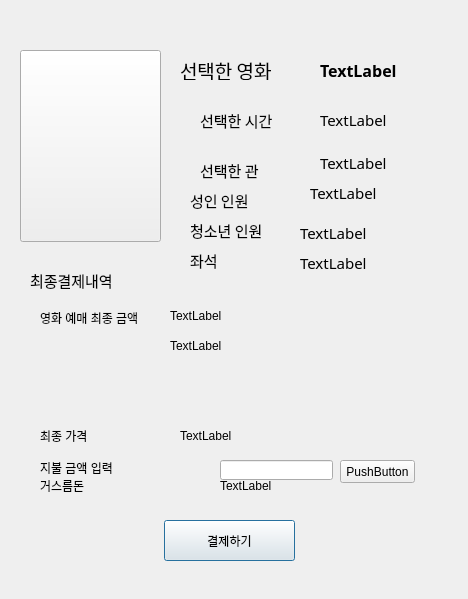
<?xml version="1.0" encoding="UTF-8"?>
<ui version="4.0">
 <class>Dialog</class>
 <widget class="QDialog" name="Dialog">
  <property name="geometry">
   <rect>
    <x>0</x>
    <y>0</y>
    <width>468</width>
    <height>599</height>
   </rect>
  </property>
  <property name="windowTitle">
   <string>Dialog</string>
  </property>
  <widget class="QLabel" name="label_4">
   <property name="geometry">
    <rect>
     <x>200</x>
     <y>160</y>
     <width>91</width>
     <height>20</height>
    </rect>
   </property>
   <property name="font">
    <font>
     <family>NanumGothic</family>
     <pointsize>11</pointsize>
    </font>
   </property>
   <property name="text">
    <string>선택한 관</string>
   </property>
  </widget>
  <widget class="QLabel" name="label_5">
   <property name="geometry">
    <rect>
     <x>180</x>
     <y>60</y>
     <width>101</width>
     <height>20</height>
    </rect>
   </property>
   <property name="font">
    <font>
     <family>NanumGothic</family>
     <pointsize>14</pointsize>
     <weight>50</weight>
     <bold>false</bold>
    </font>
   </property>
   <property name="text">
    <string>선택한 영화</string>
   </property>
  </widget>
  <widget class="QLabel" name="lbl_selectmovie">
   <property name="geometry">
    <rect>
     <x>320</x>
     <y>60</y>
     <width>200</width>
     <height>20</height>
    </rect>
   </property>
   <property name="font">
    <font>
     <family>NanumGothic</family>
     <pointsize>12</pointsize>
     <weight>75</weight>
     <bold>true</bold>
    </font>
   </property>
   <property name="text">
    <string>TextLabel</string>
   </property>
  </widget>
  <widget class="QLabel" name="lbl_selecttheater">
   <property name="geometry">
    <rect>
     <x>320</x>
     <y>150</y>
     <width>200</width>
     <height>25</height>
    </rect>
   </property>
   <property name="font">
    <font>
     <family>NanumGothic</family>
     <pointsize>11</pointsize>
    </font>
   </property>
   <property name="text">
    <string>TextLabel</string>
   </property>
  </widget>
  <widget class="QLabel" name="label">
   <property name="geometry">
    <rect>
     <x>30</x>
     <y>270</y>
     <width>90</width>
     <height>20</height>
    </rect>
   </property>
   <property name="font">
    <font>
     <family>NanumGothic</family>
     <pointsize>11</pointsize>
    </font>
   </property>
   <property name="text">
    <string>최종결제내역</string>
   </property>
  </widget>
  <widget class="QLabel" name="lbl_selecttime">
   <property name="geometry">
    <rect>
     <x>320</x>
     <y>110</y>
     <width>200</width>
     <height>20</height>
    </rect>
   </property>
   <property name="font">
    <font>
     <family>NanumGothic</family>
     <pointsize>11</pointsize>
    </font>
   </property>
   <property name="text">
    <string>TextLabel</string>
   </property>
  </widget>
  <widget class="QLabel" name="label_6">
   <property name="geometry">
    <rect>
     <x>200</x>
     <y>110</y>
     <width>91</width>
     <height>20</height>
    </rect>
   </property>
   <property name="font">
    <font>
     <family>NanumGothic</family>
     <pointsize>11</pointsize>
    </font>
   </property>
   <property name="text">
    <string>선택한 시간</string>
   </property>
  </widget>
  <widget class="QLabel" name="label_9">
   <property name="geometry">
    <rect>
     <x>190</x>
     <y>250</y>
     <width>91</width>
     <height>20</height>
    </rect>
   </property>
   <property name="font">
    <font>
     <family>NanumGothic</family>
     <pointsize>11</pointsize>
    </font>
   </property>
   <property name="text">
    <string>좌석</string>
   </property>
  </widget>
  <widget class="QLabel" name="lbl_selected_seat">
   <property name="geometry">
    <rect>
     <x>300</x>
     <y>250</y>
     <width>200</width>
     <height>25</height>
    </rect>
   </property>
   <property name="font">
    <font>
     <family>NanumGothic</family>
     <pointsize>11</pointsize>
    </font>
   </property>
   <property name="text">
    <string>TextLabel</string>
   </property>
  </widget>
  <widget class="QPushButton" name="btn_pay">
   <property name="geometry">
    <rect>
     <x>164</x>
     <y>520</y>
     <width>131</width>
     <height>41</height>
    </rect>
   </property>
   <property name="text">
    <string>결제하기</string>
   </property>
  </widget>
  <widget class="QLabel" name="label_7">
   <property name="geometry">
    <rect>
     <x>40</x>
     <y>480</y>
     <width>56</width>
     <height>12</height>
    </rect>
   </property>
   <property name="text">
    <string>거스름돈</string>
   </property>
  </widget>
  <widget class="QLabel" name="lbl_payexplain2">
   <property name="geometry">
    <rect>
     <x>170</x>
     <y>340</y>
     <width>250</width>
     <height>12</height>
    </rect>
   </property>
   <property name="text">
    <string>TextLabel</string>
   </property>
  </widget>
  <widget class="QLabel" name="lbl_payexplain1">
   <property name="geometry">
    <rect>
     <x>170</x>
     <y>310</y>
     <width>250</width>
     <height>12</height>
    </rect>
   </property>
   <property name="text">
    <string>TextLabel</string>
   </property>
  </widget>
  <widget class="QLineEdit" name="input_pay">
   <property name="geometry">
    <rect>
     <x>220</x>
     <y>460</y>
     <width>113</width>
     <height>20</height>
    </rect>
   </property>
  </widget>
  <widget class="QLabel" name="lbl_change">
   <property name="geometry">
    <rect>
     <x>220</x>
     <y>480</y>
     <width>56</width>
     <height>12</height>
    </rect>
   </property>
   <property name="text">
    <string>TextLabel</string>
   </property>
  </widget>
  <widget class="QLabel" name="label_2">
   <property name="geometry">
    <rect>
     <x>40</x>
     <y>310</y>
     <width>151</width>
     <height>16</height>
    </rect>
   </property>
   <property name="text">
    <string>영화 예매 최종 금액</string>
   </property>
  </widget>
  <widget class="QLabel" name="lbl_total">
   <property name="geometry">
    <rect>
     <x>180</x>
     <y>430</y>
     <width>250</width>
     <height>12</height>
    </rect>
   </property>
   <property name="text">
    <string>TextLabel</string>
   </property>
  </widget>
  <widget class="QLabel" name="label_3">
   <property name="geometry">
    <rect>
     <x>40</x>
     <y>460</y>
     <width>111</width>
     <height>16</height>
    </rect>
   </property>
   <property name="text">
    <string>지불 금액 입력</string>
   </property>
  </widget>
  <widget class="QLabel" name="label_11">
   <property name="geometry">
    <rect>
     <x>190</x>
     <y>220</y>
     <width>91</width>
     <height>20</height>
    </rect>
   </property>
   <property name="font">
    <font>
     <family>NanumGothic</family>
     <pointsize>11</pointsize>
    </font>
   </property>
   <property name="text">
    <string>청소년 인원</string>
   </property>
  </widget>
  <widget class="QLabel" name="lbl_teennum">
   <property name="geometry">
    <rect>
     <x>300</x>
     <y>220</y>
     <width>200</width>
     <height>25</height>
    </rect>
   </property>
   <property name="font">
    <font>
     <family>NanumGothic</family>
     <pointsize>11</pointsize>
    </font>
   </property>
   <property name="text">
    <string>TextLabel</string>
   </property>
  </widget>
  <widget class="QLabel" name="label_10">
   <property name="geometry">
    <rect>
     <x>190</x>
     <y>190</y>
     <width>91</width>
     <height>20</height>
    </rect>
   </property>
   <property name="font">
    <font>
     <family>NanumGothic</family>
     <pointsize>11</pointsize>
    </font>
   </property>
   <property name="text">
    <string>성인 인원</string>
   </property>
  </widget>
  <widget class="QLabel" name="lbl_adtnum">
   <property name="geometry">
    <rect>
     <x>310</x>
     <y>180</y>
     <width>200</width>
     <height>25</height>
    </rect>
   </property>
   <property name="font">
    <font>
     <family>NanumGothic</family>
     <pointsize>11</pointsize>
    </font>
   </property>
   <property name="text">
    <string>TextLabel</string>
   </property>
  </widget>
  <widget class="QLabel" name="label_12">
   <property name="geometry">
    <rect>
     <x>40</x>
     <y>430</y>
     <width>56</width>
     <height>12</height>
    </rect>
   </property>
   <property name="text">
    <string>최종 가격</string>
   </property>
  </widget>
  <widget class="QPushButton" name="pushButton">
   <property name="geometry">
    <rect>
     <x>340</x>
     <y>460</y>
     <width>75</width>
     <height>23</height>
    </rect>
   </property>
   <property name="text">
    <string>PushButton</string>
   </property>
  </widget>
  <widget class="QPushButton" name="btn_poster">
   <property name="geometry">
    <rect>
     <x>20</x>
     <y>50</y>
     <width>141</width>
     <height>192</height>
    </rect>
   </property>
   <property name="text">
    <string/>
   </property>
  </widget>
 </widget>
 <resources/>
 <connections/>
</ui>
